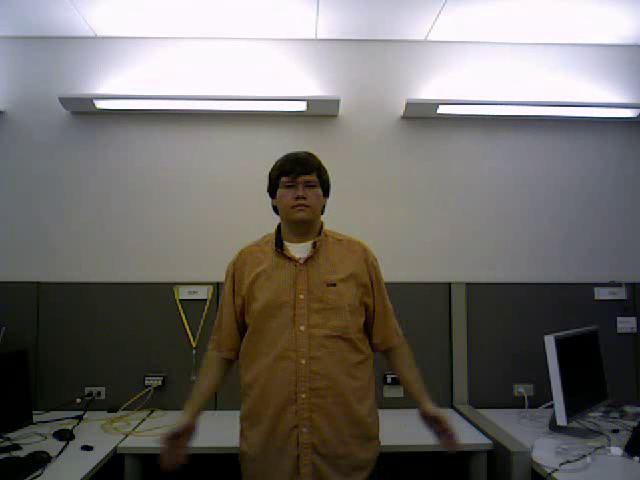
#> input picture frame 6 of Motion-History-Images/resources/PS7A1P2T3.avi, 640 x 480 px, given in place of pres_debate.avi, which was not available
$ python pftracker.py
#> lines starting #> are read from the running program, lines starting #| are printed output that depends on the picture
import cv2
import numpy as np
import time
import sys
from PF_Tracker import *

videos= ['noisy_debate','pedestrians','pres_debate']
text = ['noisy_debate','pedestrians','pres_debate','pres_debate_hand'] #These contain the model coordinates

def pf_tracker(video, text, frames_to_save=[], play_video=True, num_particles=100, dimensions=2,
                control=10, sim_std=20, alpha=0):
#> called with video = 'pres_debate', text = 'pres_debate', play_video = True, num_particles = 100, dimensions = 2, control = 10, sim_std = 20, alpha = 0
    capture = cv2.VideoCapture('./resources/'+video+'.avi')

    flag, frame = capture.read()
#> frame is the input picture: shape (480, 640, 3); mean B, G, R 105.3, 109.1, 112.5
    if not flag:
        print("FATAL ERROR: Unable to read first frame. Program will now exit")
        return

    gray = cv2.cvtColor(frame, cv2.COLOR_BGR2GRAY)
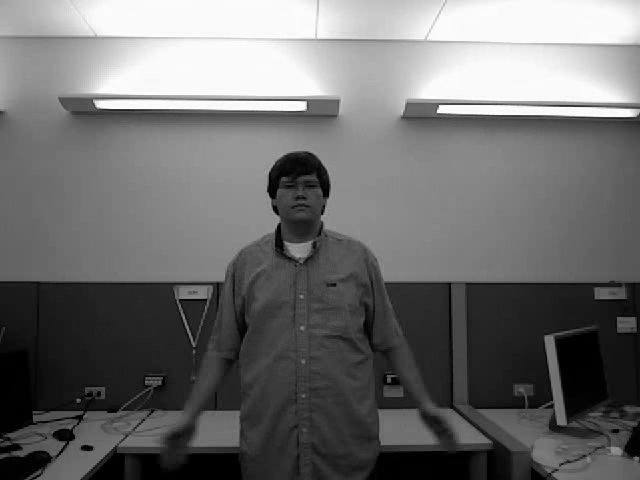
#> gray: shape (480, 640); min 0, max 255, mean 109.6
    search_space = np.array(gray.shape)
#> search_space = [480, 640]

#> (the run stopped early here; a loop or call above may not have finished)

$ run again, starting later in the video
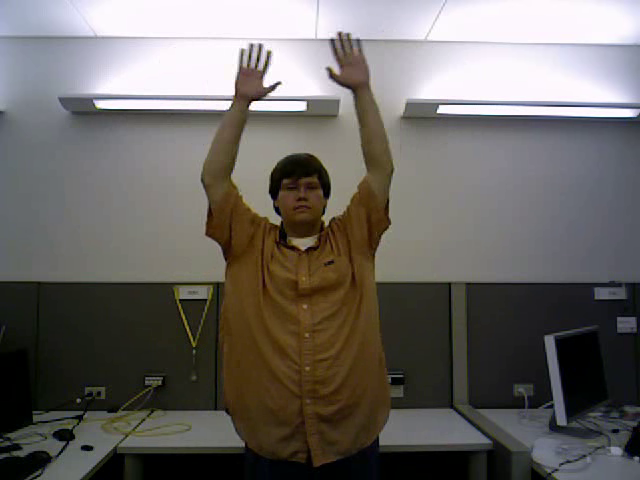
#> input picture frame 31 of Motion-History-Images/resources/PS7A1P2T3.avi, 640 x 480 px, given in place of pres_debate.avi, which was not available
#> in pf_tracker, frame is the input picture: shape (480, 640, 3); mean B, G, R 100.2, 104, 107.6
#> in pf_tracker, `gray = cv2.cvtColor(frame, cv2.COLOR_BGR2GRAY)`:
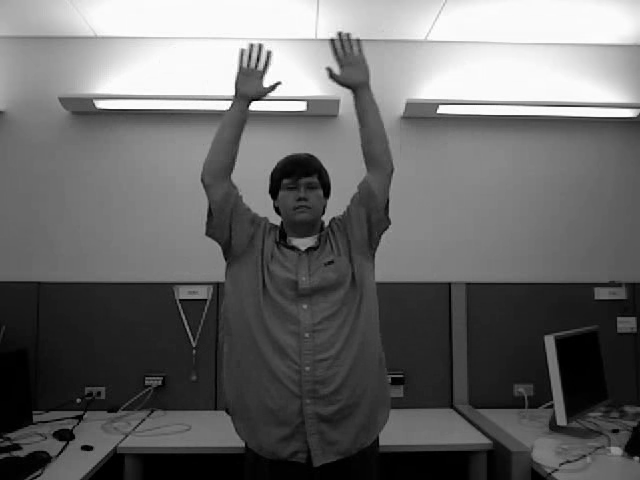
#> gray: shape (480, 640); min 0, max 255, mean 104.6

$ run again, starting later in the video
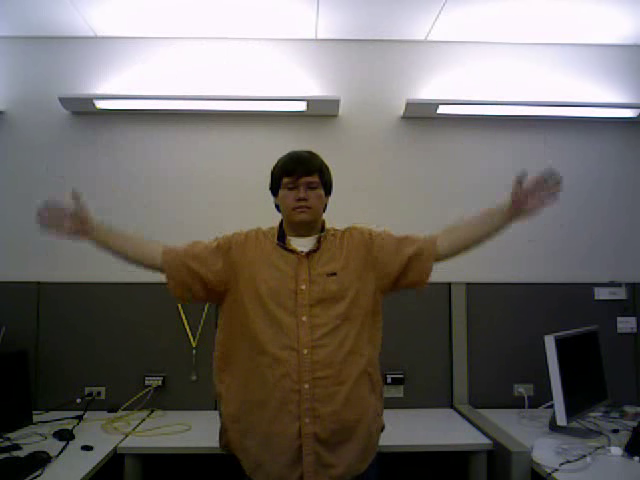
#> input picture frame 55 of Motion-History-Images/resources/PS7A1P2T3.avi, 640 x 480 px, given in place of pres_debate.avi, which was not available
#> in pf_tracker, frame is the input picture: shape (480, 640, 3); mean B, G, R 101.6, 105.9, 110.3
#> in pf_tracker, `gray = cv2.cvtColor(frame, cv2.COLOR_BGR2GRAY)`:
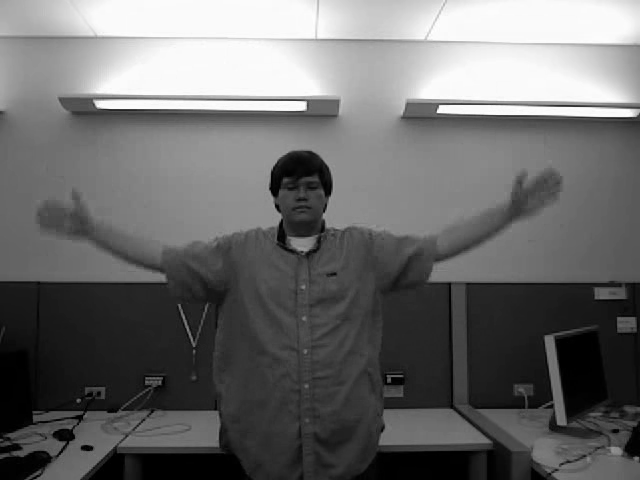
#> gray: shape (480, 640); min 0, max 255, mean 106.7
